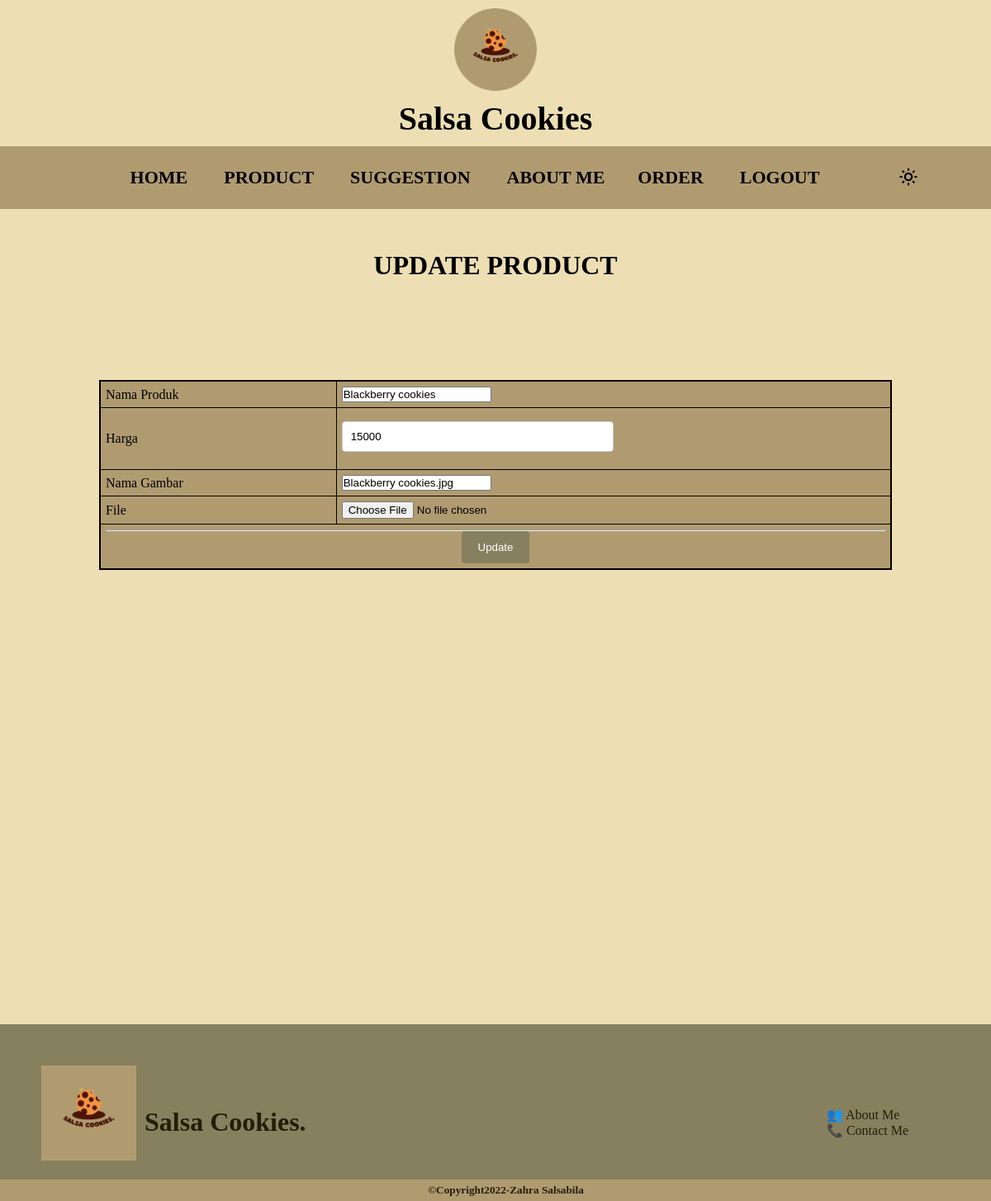
/produk/update.php?id=10, run on the app's committed database.
### tables this page shows
CREATE TABLE `detailproduk` (
  `id` int(11) NOT NULL,
  `namaProduk` varchar(255) DEFAULT NULL,
  `gambar` varchar(255) DEFAULT NULL,
  `harga` int(11) DEFAULT NULL,
  `tanggal` timestamp NOT NULL DEFAULT current_timestamp() ON UPDATE current_timestamp()
);

### produk/update.php (the view, shortened to what this page needs)
<?php
include "../connector.php";
    $idProduk = $_GET['id'];
    $tableGambar = mysqli_query($connect, "SELECT * FROM detailproduk WHERE id='$idProduk'");
    $rowGambar = mysqli_fetch_array($tableGambar);
?>
<!DOCTYPE html>
<html lang="en">
<head>
    <link rel="stylesheet" href="../style.css">
    <link rel="stylesheet" href="https://unpkg.com/boxicons@2.1.4/css/boxicons.min.css">
</head>
<body class=body>
    <header>
        <h1> <img src="../Logo Salsa Cookies.png" alt="Logo" width="60" height="60"> <br> Salsa Cookies </h1>
    </header>
    <nav class="navigator">
        <ul>
            <li><a href="../index.php"> HOME </a></li>
            <li><a href="produk/index.php"> PRODUCT </a></li>
            <li><a href="#"> SUGGESTION </a></li>
            <li><a href="../About Me.html"> ABOUT ME </a><li>
            <li><a href="../index.php#section2"> ORDER </a></li>
            <li><a href="../logout.php"> Logout </a></li>
        </ul>
        <i class='bx bx-sun' id="lightMode"></i>
    </nav>
    <section class="center">
            <form action="" method="POST" enctype="multipart/form-data" class="box">
            <h3 align="center"> UPDATE PRODUCT</h3>
                <table border="0" align="center">
                    <tr>
                        <td>Nama Produk</td>
                        <td><input type="text" name="namaProduk" placeholder="Masukkan Nama Barang" value="<?= $rowGambar['namaProduk'] ?>"required></td>
                    </tr>
                    <tr>
                        <td>Harga</td>
                        <td><input type="number" name="harga" placeholder="Masukkan Harga Barang" value="<?= $rowGambar['harga'] ?>"required></td>
                    </tr>
                    <tr>
                        <td>Nama Gambar</td>
                        <td><input type="text" name="nama_gambar" placeholder="Masukkan Nama Gambar" value="<?= $rowGambar['gambar'] ?>"required></td>
                    </tr>
                    <tr>
                        <td>File</td>
                        <td><input type="file" name="gambar" value="<?=$rowGambar['gambar']?>"required></td>
                    </tr>
                    <tr>
                        <td align="center" colspan="2"><hr><input type="submit" name="update" value="Update"></td>
                    </tr>
                </table>
            </form>
        </section>
        <footer>
            <div class="footer">
                <img src="../Logo-Salsa Cookies.png" alt="Logo">
                <h3> Salsa Cookies. </h3>
                <ul>
                    <li> <a href="About Me.html"> 👥 About Me </a></li>
                    <li> <a href="#section2"> 📞 Contact Me </a></li>
                </ul>
                <br>
            </div>
        </footer>
        <h5 class="bottom"> ©Copyright2022-Zahra Salsabila </h5>
</body>
</html>

### style.css (style rules this page uses)
* { margin: 0; padding: 0; }
header { text-align: center; justify-content: center; margin:auto; background-color: #EDDFB3; display: block; right: 0px; left: 0; padding: 10px 50px; z-index: 2; font-family: 'Frank Ruhl Libre', serif; font-size: 20px; }
header h1 img { height: 100px; width: 100px; }
.navigator { justify-content: center; background-color: #B09B71; display: flex; position: relative; right: 0; left: 0; z-index: 1; }
.navigator ul { list-style: none; margin: 0 50px; padding: 0; justify-content: center; }
.navigator li { display: inline-block; font-size: 22px; font-family: 'Frank Ruhl Libre', serif; }
.navigator a { text-decoration: none; color: black; display: block; padding: 25px 20px; text-transform: uppercase; font-weight: bold; text-align: center; }
i { font-size: 25px; cursor: pointer; padding-top: 25px; margin-left: 25px; }
body { background-color: #EDDFB3; }
input[type="number"] { width: 50%; padding: 10px; border: 1px solid #ccc; border-radius: 4px; box-sizing: border-box; margin-top: 10px; margin-bottom: 15px; resize: vertical; }
input[type=submit] { background-color: #87805E; color: white; padding: 12px 20px; border: none; border-radius: 4px; cursor: pointer; }
.footer { background-color: #87805E; margin-top: 550px; padding-top: 50px; padding-bottom: 120px; }
footer h3 { padding-left: 10px; padding-top: 50px; float: left; color: rgba(32, 25, 4, 0.959); }
footer ul { float: right; list-style-type: none; text-decoration: none; padding-right: 100px; padding-top: 50px; }
footer a { text-decoration: none; color: rgba(32, 25, 4, 0.959); }
footer img { display: block; margin-left: auto; margin-right: auto; height: 115px; float: left; padding-left: 50px; }
.bottom { background-color: #B09B71; text-align: center; padding: 5px 0px 5px 25px; color: rgba(32, 25, 4, 0.959); }

### produk/update.php (style rules this page uses)
* { margin: 0; padding: 0; }
h3 { padding-top: 50px; font-size: 32px; }
table { border-collapse: collapse; width: 80%; margin-top: 10%; margin-left: auto; margin-right: auto; border: 2px solid black; }
table td, table th { background-color: #B09B71; border: 1px solid black; padding: 6px; width: 100px; }

### data on the page
detailproduk: namaProduk "Blackberry cookies", harga "15000", nama_gambar "Blackberry cookies.jpg"
